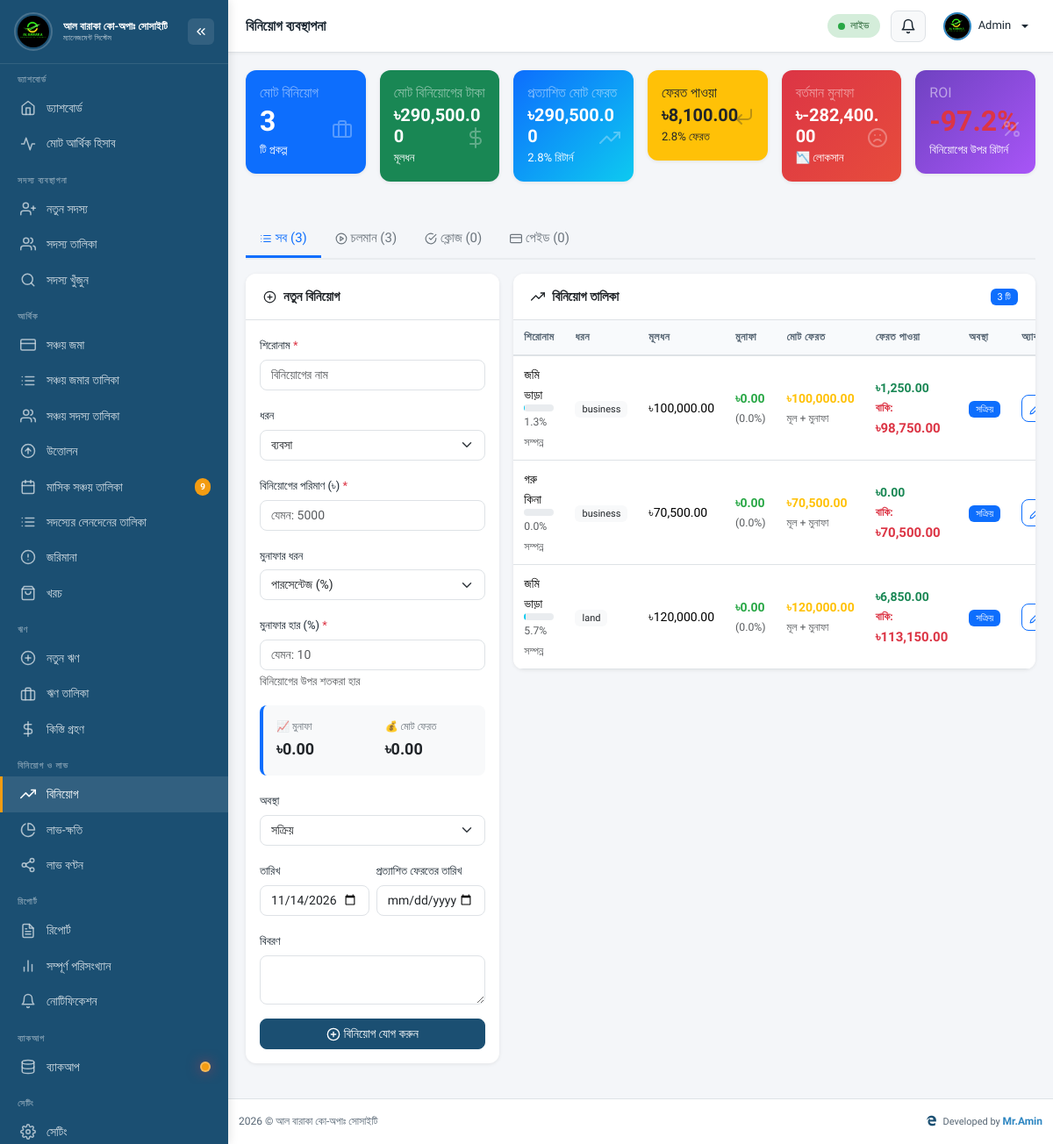
/admin/investments.php (signed in), run on the app's committed database.
### tables this page shows
CREATE TABLE `users` (
  `id` int(11) NOT NULL,
  `name` varchar(100) NOT NULL,
  `email` varchar(100) NOT NULL,
  `phone` varchar(20) DEFAULT NULL,
  `profile_photo` varchar(255) DEFAULT NULL,
  `profile_photo_updated_at` timestamp NULL DEFAULT NULL,
  `password` varchar(255) NOT NULL,
  `role` enum('super_admin','admin','staff') NOT NULL DEFAULT 'staff',
  `is_active` tinyint(1) NOT NULL DEFAULT 1,
  `last_login` datetime DEFAULT NULL,
  `remember_token` varchar(100) DEFAULT NULL,
  `created_at` timestamp NOT NULL DEFAULT current_timestamp(),
  `updated_at` timestamp NOT NULL DEFAULT current_timestamp() ON UPDATE current_timestamp()
);

CREATE TABLE `investments` (
  `id` int(11) NOT NULL,
  `user_id` int(11) NOT NULL,
  `title` varchar(200) NOT NULL,
  `description` text DEFAULT NULL,
  `investment_type` enum('business','land','fd','other') NOT NULL DEFAULT 'business',
  `amount` decimal(15,2) NOT NULL,
  `investment_date` date NOT NULL,
  `expected_return_date` date DEFAULT NULL,
  `actual_return_date` date DEFAULT NULL,
  `expected_profit` decimal(15,2) DEFAULT NULL,
  `status` enum('active','completed','failed','partial') NOT NULL DEFAULT 'active',
  `documents` varchar(255) DEFAULT NULL,
  `created_by` int(11) DEFAULT NULL,
  `created_at` timestamp NOT NULL DEFAULT current_timestamp(),
  `updated_at` timestamp NOT NULL DEFAULT current_timestamp() ON UPDATE current_timestamp()
);

### admin/investments.php (the view, shortened to what the rows shown need)
<?php
require_once __DIR__ . '/../includes/functions.php';
$filter    = $_GET['filter'] ?? 'all';
$filterCondition = "";
$investments = queryAll("
    SELECT
        i.*,
        COALESCE(r.total_return, 0) AS total_return,
        CASE
            WHEN i.amount > 0 THEN (i.expected_profit / i.amount) * 100
            ELSE 0
        END AS profit_percent,
        (i.amount + i.expected_profit) AS expected_total
    FROM investments i
    LEFT JOIN (
        SELECT investment_id, SUM(return_amount) AS total_return
        FROM investment_returns
        GROUP BY investment_id
    ) r ON r.investment_id = i.id
    $filterCondition
    ORDER BY i.investment_date DESC
");
$summaryData = queryOne("
    SELECT
        COUNT(*) AS total_investments,
        COALESCE(SUM(amount), 0) AS total_amount,
        COALESCE(SUM(expected_profit), 0) AS total_expected_profit,
        COALESCE(SUM(r.total_return), 0) AS total_return
    FROM investments i
    LEFT JOIN (
        SELECT investment_id, SUM(return_amount) AS total_return
        FROM investment_returns
        GROUP BY investment_id
    ) r ON r.investment_id = i.id
", '');
$returnPercentage = $summaryData['total_amount'] > 0
    ? ($summaryData['total_return'] / $summaryData['total_amount']) * 100
    : 0;
require_once __DIR__ . '/../includes/header.php';
?>
<div class="row g-3 mb-4">
    <div class="col-12 col-sm-6 col-xl-2">
        <div class="card bg-primary text-white card-hover position-relative">
            <div class="card-body">
                <h2 class="mb-0 fw-bold"><?= $summaryData['total_investments'] ?></h2>
            </div>
        </div>
    </div>
    <div class="col-12 col-sm-6 col-xl-2">
        <div class="card bg-gradient-purple text-white card-hover position-relative">
            <div class="card-body">
                <h2 class="mb-0 fw-bold <?= ($returnPercentage - 100) >= 0 ? '' : 'text-danger' ?>">
                    <?= number_format($returnPercentage - 100, 1) ?>%
                </h2>
            </div>
        </div>
    </div>
</div>
<div class="row g-3">
    <div class="col-12 col-lg-8">
        <div class="card">
            <div class="table-responsive">
                <table class="table table-hover">
                    <thead>
                        <tr>
                            <th>শিরোনাম</th>
                            <th>ধরন</th>
                            <th>মূলধন</th>
                            <th>মুনাফা</th>
                            <th>মোট ফেরত</th>
                            <th>ফেরত পাওয়া</th>
                            <th>অবস্থা</th>
                            <th width="160">অ্যাকশন</th>
                        </tr>
                    </thead>
                    <tbody>
                        <?php foreach ($investments as $inv):
                            $profit = (float)$inv['expected_profit'];
                            $totalExpected = (float)$inv['amount'] + $profit;
                            $returned = (float)$inv['total_return'];
                            $remaining = $totalExpected - $returned;
                            $progress = $totalExpected > 0 ? ($returned / $totalExpected) * 100 : 0;
                            $profitPercent = $inv['profit_percent'] ?? 0;
                            $statusColors = [
                                'active' => 'primary',
                                'partial' => 'warning',
                                'completed' => 'success',
                                'paid' => 'info',
                                'failed' => 'danger'
                            ];
                            $statusLabels = [
                                'active' => 'সক্রিয়',
                                'partial' => 'আংশিক',
                                'completed' => 'সম্পন্ন',
                                'paid' => 'পেইড',
                                'failed' => 'ব্যর্থ'
                            ];
                        ?>
                        <tr>
                            <td>
                                <div style="font-size:14px;font-weight:500"><?= clean($inv['title']) ?></div>
                                <div class="progress">
                                </div>
                                <small class="text-muted"><?= number_format($progress, 1) ?>% সম্পন্ন</small>
                            </td>
                            <td><span class="badge bg-light text-dark"><?= $inv['investment_type'] ?></span></td>
                            <td class="amount-neutral"><?= formatCurrency((float)$inv['amount']) ?></td>
                            <td>
                                <div class="amount-positive"><?= formatCurrency($profit) ?></div>
                                <small class="text-muted">(<?= number_format($profitPercent, 1) ?>%)</small>
                            </td>
                            <td>
                                <strong class="text-warning"><?= formatCurrency($totalExpected) ?></strong>
                                <br><small class="text-muted">মূল + মুনাফা</small>
                            </td>
                            <td>
                                <div> <strong class="text-success"><?= formatCurrency($returned) ?> </strong> </div>
                                <?php if ($remaining > 0): ?>
                                <small class="text-danger fw-bold">বাকি:  <span style="font-size: 15px;"><?= formatCurrency($remaining) ?></span> </small>
                                <?php else: ?>
                                <small class="text-success">✅ সম্পূর্ণ</small>
                                <?php endif; ?>
                            </td>
                            <td>
                                <span class="badge bg-<?= $statusColors[$inv['status']] ?? 'secondary' ?>">
                                    <?= $statusLabels[$inv['status']] ?? $inv['status'] ?>
                                </span>
                            </td>
                            <td>
                                <div class="btn-group btn-group-sm" role="group">
                                    <a href="?action=edit&id=<?= $inv['id'] ?>&filter=<?= $filter ?>" class="btn btn-outline-primary" title="এডিট">
                                        <i data-feather="edit-2" style="width:13px;height:13px"></i>
                                    </a>
                                </div>
                            </td>
                        </tr>
                        <?php endforeach; ?>
                    </tbody>
                </table>
            </div>
        </div>
    </div>
</div>
<?php require_once __DIR__ . '/../includes/footer.php'; ?>

### includes/header.php (shortened to what the rows shown need)
<?php
$admin = getCurrentAdmin();
$profilePhotoUrl = null;
if (!empty($admin['profile_photo'])) {
    $photoPath = $admin['profile_photo'];
    if (strpos($photoPath, 'http') !== 0) {
        $protocol = isset($_SERVER['HTTPS']) && $_SERVER['HTTPS'] === 'on' ? 'https://' : 'http://';
        $host = $_SERVER['HTTP_HOST'];
        $profilePhotoUrl = $protocol . $host . $photoPath;
    } else {
        $profilePhotoUrl = $photoPath;
    }
}
?>
<!DOCTYPE html>
<html lang="bn">
<head>
  <link href="https://cdn.jsdelivr.net/npm/bootstrap@5.3.2/dist/css/bootstrap.min.css" rel="stylesheet">
  <link rel="stylesheet" href="https://cdn.jsdelivr.net/npm/@fortawesome/fontawesome-free@6/css/all.min.css">
</head>
<body>
<header class="topbar">
  <div class="topbar-right">
    <div class="dropdown">
      <button class="dropdown-toggle" data-bs-toggle="dropdown" title="প্রোফাইল">
        <?php if (!empty($profilePhotoUrl)): ?>
          <img src="<?= htmlspecialchars($profilePhotoUrl) ?>"
               alt="Profile"
               class="profile-avatar-img"
               onerror="this.style.display='none'; this.parentElement.querySelector('.profile-avatar-placeholder').style.display='flex';">
        <?php else: ?>
          <span class="profile-avatar-placeholder">
            <?= mb_substr($admin['name'] ?? 'A', 0, 1) ?>
          </span>
        <?php endif; ?>
        <span class="admin-name"><?= clean($admin['name'] ?? 'অ্যাডমিন') ?></span>
      </button>
    </div>
  </div>
</header>
</body>
</html>

### data on the page
users: profile_photo (picture), name "Admin"
investments: title "জমি ভাড়া", progress "1.3", investment_type "business", amount "৳100,000.00", expected_profit "৳0.00", profitPercent "0.0", formatCurrency($totalExpected) "৳100,000.00", returned "৳1,250.00", remaining "৳98,750.00", status "সক্রিয়"
investments: title "গরু কিনা", progress "0.0", investment_type "business", amount "৳70,500.00", expected_profit "৳0.00", profitPercent "0.0", formatCurrency($totalExpected) "৳70,500.00", returned "৳0.00", remaining "৳70,500.00", status "সক্রিয়"
investments: title "জমি ভাড়া", progress "5.7", investment_type "land", amount "৳120,000.00", expected_profit "৳0.00", profitPercent "0.0", formatCurrency($totalExpected) "৳120,000.00", returned "৳6,850.00", remaining "৳113,150.00", status "সক্রিয়"

### other printed values
$somity_name "আল বারাকা কো-অপাঃ সোসাইটি"
$pendingDues "9"
$pageTitle "বিনিয়োগ ব্যবস্থাপনা"
$summaryData['total_investments'] "3"
formatCurrency($summaryData['total_amount']) "৳290,500.00"
formatCurrency($totalExpectedReturn) "৳290,500.00"
$returnPercentage "2.8"
formatCurrency($summaryData['total_return']) "৳8,100.00"
formatCurrency($currentProfit) "৳-282,400.00"
$runningCount "3"
$closedCount "0"
$paidCount "0"
count($investments) "3"
date ('Y') "2026"
